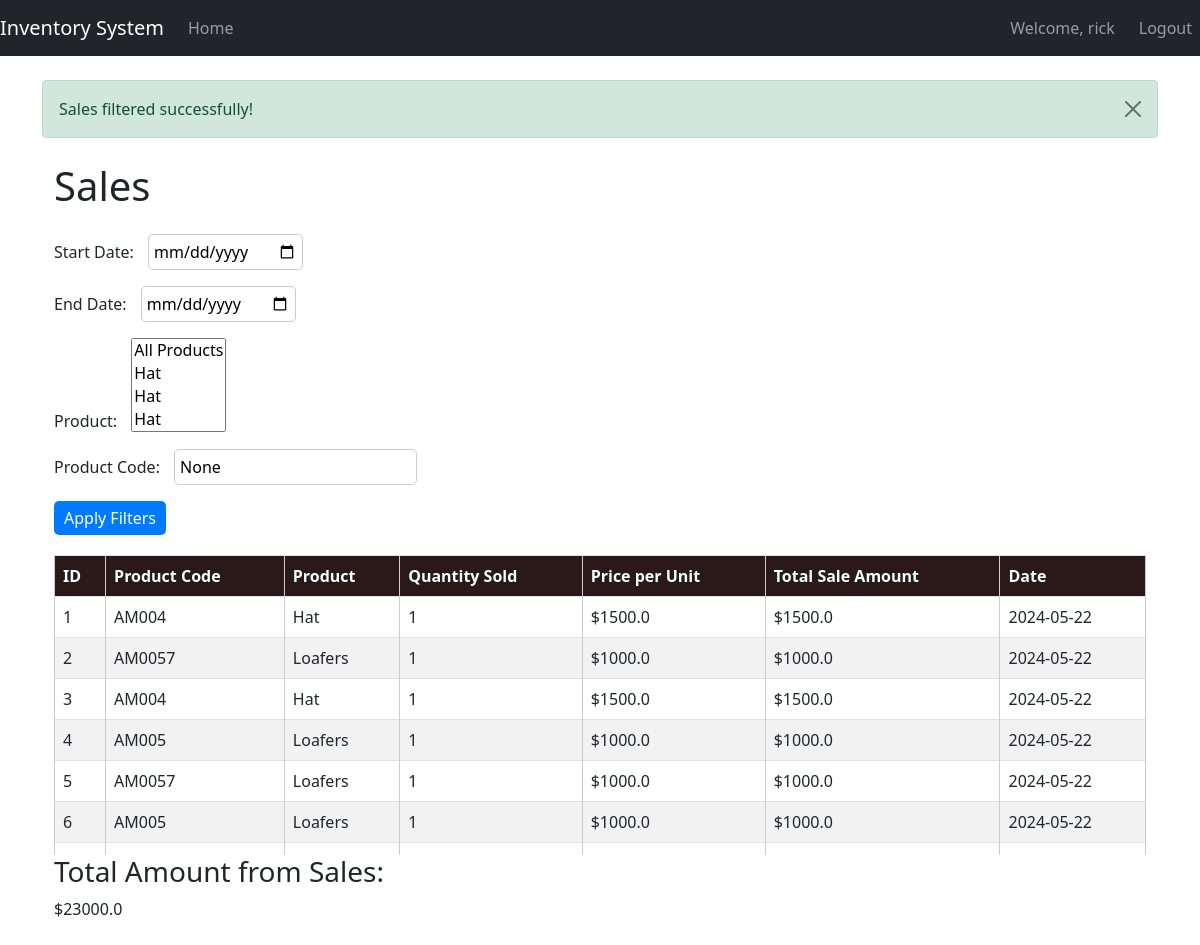
The app's page /sales (signed in) with its own data.
### STORE/models.py (models this page shows, shortened)
class User(UserMixin, db.Model):
    id = db.Column(db.Integer, primary_key=True)
    username = db.Column(db.String(64), index=True, unique=True, nullable=False)
    email = db.Column(db.String(120), index=True, unique=True, nullable=False)
    password_hash = db.Column(db.String(128), nullable=False)

class Sale(db.Model):
    id = db.Column(db.Integer, primary_key=True)
    product_code = db.Column(db.String(20), db.ForeignKey('product.code'), nullable=False)  # ForeignKey to product code
    quantity_sold = db.Column(db.Integer, nullable=False)
    sale_date = db.Column(db.DateTime, nullable=False, default=datetime.utcnow)

class Product(db.Model):
    code = db.Column(db.String(20), primary_key=True, unique=True, nullable=False, index=True)  # Index added to code column
    item = db.Column(db.String(100), nullable=False)
    type_material = db.Column(db.String(100), nullable=False)
    size = db.Column(db.String(20), nullable=False)
    color = db.Column(db.String(50), nullable=False)
    description = db.Column(db.Text, nullable=False)
    price = db.Column(db.Float, nullable=False)
    quantity = db.Column(db.Integer, nullable=False, default=1)  # Default quantity set to 1
    sales = relationship('Sale', backref='product', lazy=True)  # Relationship with Sale model

### STORE/routes.py (the view)
@app.route('/sales', methods=['GET', 'POST'])
@login_required
def sales():
    sales_query = Sale.query.join(Product)
    start_date = request.args.get('start_date')
    end_date = request.args.get('end_date')
    product_codes = request.args.getlist('product')
    entered_product_code = request.args.get('product_code')
    current_app.logger.info(f"start_date: {start_date}, end_date: {end_date}, product_codes: {product_codes}, entered_product_code: {entered_product_code}")
    if start_date:
        start_date = datetime.strptime(start_date, '%Y-%m-%d')
        sales_query = sales_query.filter(Sale.sale_date >= start_date)
    if end_date:
        end_date = datetime.strptime(end_date, '%Y-%m-%d')
        sales_query = sales_query.filter(Sale.sale_date <= end_date)
    if product_codes and product_codes != ['']:
        sales_query = sales_query.filter(Sale.product_code.in_(product_codes))
    if entered_product_code:
        sales_query = sales_query.filter(Sale.product_code == entered_product_code)
    sales = sales_query.all()
    products = Product.query.all()
    total_sales_amount = sum(sale.quantity_sold * sale.product.price for sale in sales)
    current_app.logger.info(f"Total sales found: {len(sales)}")
    current_app.logger.info(f"Total sales amount: {total_sales_amount}")
    if sales:
        flash_message = 'Sales filtered successfully!'
    else:
        flash_message = 'No sales found matching the criteria.'
    flash(flash_message, 'success')
    return render_template('sales.html', sales=sales, total_sales_amount=total_sales_amount, products=products)

### STORE/__init__.py (called while the page is built)
@login_manager.user_loader
def load_user(user_id):
    return User.query.get(int(user_id))

### STORE/templates/sales.html (shortened to what this page needs)
{% extends "base.html" %}
{% block content %}
<link rel="stylesheet" type="text/css" href="{{ url_for('static', filename='css/custom_table.css') }}">
<div class="container">
    <h1 class="mt-4 mb-4">Sales</h1>
    <form action="{{ url_for('sales') }}" method="GET">
        <div class="mb-3">
            <label for="start_date">Start Date:</label>
            <input type="date" id="start_date" name="start_date" value="{{ request.args.get('start_date') }}">
        </div>
        <div class="mb-3">
            <label for="end_date">End Date:</label>
            <input type="date" id="end_date" name="end_date" value="{{ request.args.get('end_date') }}">
        </div>
        <div class="mb-3">
            <label for="product">Product:</label>
            <select name="product" id="product" multiple>
                <option value="">All Products</option>
                {% for product in products %}
                <option value="{{ product.code }}" {% if product.code in request.args.getlist('product') %}selected{% endif %}>
                </option>
                {% endfor %}
            </select>
        </div>
        <div class="mb-3">
            <label for="product_code">Product Code:</label>
            <input type="text" id="product_code" name="product_code" value="{{ request.args.get('product_code') }}">
        </div>
        <button type="submit" class="btn btn-primary">Apply Filters</button>
    </form>
    <div class="table-responsive" style="display: block; max-height: 300px; overflow-y: auto;">
        <table class="table table-bordered custom-table">
            <thead class="sticky-top">
                <tr>
                    <th>ID</th>
                    <th>Product Code</th>
                    <th>Product</th>
                    <th>Quantity Sold</th>
                    <th>Price per Unit</th>
                    <th>Total Sale Amount</th>
                    <th>Date</th>
                </tr>
            </thead>
            <tbody>
                {% if sales %}
                    {% for sale in sales %}
                    <tr>
                        <td>{{ loop.index }}</td>
                        <td>{{ sale.product_code }}</td>
                        <td>{{ sale.product.item }}</td>
                        <td>{{ sale.quantity_sold }}</td>
                        <td>${{ sale.product.price }}</td>
                        <td>${{ sale.quantity_sold * sale.product.price }}</td>
                        <td>{{ sale.sale_date.strftime('%Y-%m-%d') }}</td>
                    </tr>
                    {% endfor %}
                {% else %}
                    <tr>
                        <td colspan="7" class="text-center">No sales found.</td>
                    </tr>
                {% endif %}
            </tbody>
        </table>
    </div>
    {% if sales %}
    <div>
        <h3>Total Amount from Sales:</h3>
        <p>${{ total_sales_amount }}</p>
    </div>
    {% endif %}
</div>
{% endblock %}

### STORE/templates/base.html (shortened to what this page needs)
<!DOCTYPE html>
<html lang="en">
<head>
    <link href="https://cdn.jsdelivr.net/npm/bootstrap@5.0.2/dist/css/bootstrap.min.css" rel="stylesheet">
</head>
<body>
    <nav class="navbar navbar-expand-lg navbar-dark bg-dark">
        <a class="navbar-brand" href="{{ url_for('index') }}">Inventory System</a>
        <div class="collapse navbar-collapse" id="navbarNav">
            <ul class="navbar-nav">
                {% if request.path != '/' and request.path != '/login' and request.path != '/register' %}
                <li class="nav-item">
                    <a class="nav-link" href="{{ url_for('index') }}">Home</a>
                </li>
                {% endif %}
            </ul>
        </div>
        <div class="navbar-nav ml-auto">
            {% if current_user.is_authenticated %}
                {% if request.path != '/' %}
                    <span class="navbar-text me-3">Welcome, {{ current_user.username }}</span>
                    <a href="{{ url_for('logout') }}" class="nav-item nav-link">Logout</a>
                {% endif %}
            {% else %}
                {% if request.path != '/' and request.path != '/login' and request.path != '/register' %}
                    <a href="{{ url_for('login') }}" class="nav-item nav-link">Login</a>
                {% endif %}
            {% endif %}
        </div>
    </nav>
    <div class="container mt-4">
        {% with messages = get_flashed_messages(with_categories=true) %}
            {% if messages %}
                {% for category, message in messages %}
                    <div class="alert alert-{{ category if category != 'error' else 'danger' }} alert-dismissible fade show" role="alert">
                        {{ message }}
                        <button type="button" class="btn-close" data-bs-dismiss="alert" aria-label="Close"></button>
                    </div>
                {% endfor %}
            {% endif %}
        {% endwith %}
        {% block content %}
        {% endblock %}
    </div>
</body>
</html>

### STORE/static/css/custom_table.css (style rules this page uses)
thead.sticky-top { background-color: rgba(20, 1, 1, 0.9); color: azure; position: sticky; top: 0; z-index: 1000; }
form { margin-bottom: 20px; }
label { margin-right: 10px; }
input[type="text"], input[type="date"] { margin-right: 20px; padding: 5px; border-radius: 5px; border: 1px solid #ccc; }
button[type="submit"] { padding: 5px 10px; border-radius: 5px; background-color: #007bff; color: #fff; border: none; cursor: pointer; }
table { width: 100%; border-collapse: collapse; }
th, td { border: 1px solid #ccc; padding: 8px; text-align: left; }
th { background-color: #f2f2f2; }
tr:nth-child(even) { background-color: #f2f2f2; }

### records on screen
User: username "rick"
Sale: product_code "AM004", product.item "Hat", quantity_sold "1", product.price "1500.0", sale.quantity_sold*sale.product.price "1500.0", sale_date "2024-05-22"
Sale: product_code "AM0057", product.item "Loafers", quantity_sold "1", product.price "1000.0", sale.quantity_sold*sale.product.price "1000.0", sale_date "2024-05-22"
Sale: product_code "AM004", product.item "Hat", quantity_sold "1", product.price "1500.0", sale.quantity_sold*sale.product.price "1500.0", sale_date "2024-05-22"
Sale: product_code "AM005", product.item "Loafers", quantity_sold "1", product.price "1000.0", sale.quantity_sold*sale.product.price "1000.0", sale_date "2024-05-22"
Sale: product_code "AM0057", product.item "Loafers", quantity_sold "1", product.price "1000.0", sale.quantity_sold*sale.product.price "1000.0", sale_date "2024-05-22"
Sale: product_code "AM005", product.item "Loafers", quantity_sold "1", product.price "1000.0", sale.quantity_sold*sale.product.price "1000.0", sale_date "2024-05-22"

### other values on screen
{{ message }} "Sales filtered successfully!"
{{ total_sales_amount }} "23000.0"
